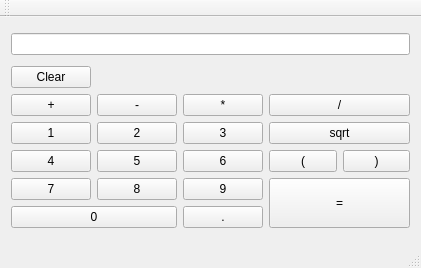
<?xml version="1.0" encoding="UTF-8"?>
<ui version="4.0">
 <class>MainWindow</class>
 <widget class="QMainWindow" name="MainWindow">
  <property name="geometry">
   <rect>
    <x>0</x>
    <y>0</y>
    <width>421</width>
    <height>268</height>
   </rect>
  </property>
  <property name="minimumSize">
   <size>
    <width>421</width>
    <height>0</height>
   </size>
  </property>
  <property name="windowTitle">
   <string>Calculator</string>
  </property>
  <widget class="QWidget" name="centralWidget">
   <layout class="QVBoxLayout" name="verticalLayout">
    <item>
     <widget class="QLineEdit" name="result">
      <property name="sizePolicy">
       <sizepolicy hsizetype="Expanding" vsizetype="Maximum">
        <horstretch>0</horstretch>
        <verstretch>0</verstretch>
       </sizepolicy>
      </property>
      <property name="readOnly">
       <bool>true</bool>
      </property>
     </widget>
    </item>
    <item>
     <layout class="QGridLayout" name="layoutButtons">
      <property name="sizeConstraint">
       <enum>QLayout::SetFixedSize</enum>
      </property>
      <item row="5" column="0" colspan="2">
       <widget class="QPushButton" name="buttonNumber0">
        <property name="sizePolicy">
         <sizepolicy hsizetype="Minimum" vsizetype="Maximum">
          <horstretch>0</horstretch>
          <verstretch>0</verstretch>
         </sizepolicy>
        </property>
        <property name="text">
         <string>0</string>
        </property>
       </widget>
      </item>
      <item row="4" column="3" rowspan="2">
       <widget class="QPushButton" name="buttonResult">
        <property name="sizePolicy">
         <sizepolicy hsizetype="Minimum" vsizetype="Minimum">
          <horstretch>0</horstretch>
          <verstretch>0</verstretch>
         </sizepolicy>
        </property>
        <property name="text">
         <string>=</string>
        </property>
       </widget>
      </item>
      <item row="5" column="2">
       <widget class="QPushButton" name="buttonPoint">
        <property name="sizePolicy">
         <sizepolicy hsizetype="Minimum" vsizetype="Maximum">
          <horstretch>0</horstretch>
          <verstretch>0</verstretch>
         </sizepolicy>
        </property>
        <property name="text">
         <string>.</string>
        </property>
       </widget>
      </item>
      <item row="0" column="0">
       <widget class="QPushButton" name="buttonClear">
        <property name="text">
         <string>Clear</string>
        </property>
       </widget>
      </item>
      <item row="3" column="2">
       <widget class="QPushButton" name="buttonNumber6">
        <property name="sizePolicy">
         <sizepolicy hsizetype="Minimum" vsizetype="Maximum">
          <horstretch>0</horstretch>
          <verstretch>0</verstretch>
         </sizepolicy>
        </property>
        <property name="text">
         <string>6</string>
        </property>
       </widget>
      </item>
      <item row="2" column="0">
       <widget class="QPushButton" name="buttonNumber1">
        <property name="sizePolicy">
         <sizepolicy hsizetype="Minimum" vsizetype="Maximum">
          <horstretch>0</horstretch>
          <verstretch>0</verstretch>
         </sizepolicy>
        </property>
        <property name="text">
         <string>1</string>
        </property>
       </widget>
      </item>
      <item row="2" column="2">
       <widget class="QPushButton" name="buttonNumber3">
        <property name="sizePolicy">
         <sizepolicy hsizetype="Minimum" vsizetype="Maximum">
          <horstretch>0</horstretch>
          <verstretch>0</verstretch>
         </sizepolicy>
        </property>
        <property name="text">
         <string>3</string>
        </property>
       </widget>
      </item>
      <item row="3" column="0">
       <widget class="QPushButton" name="buttonNumber4">
        <property name="sizePolicy">
         <sizepolicy hsizetype="Minimum" vsizetype="Maximum">
          <horstretch>0</horstretch>
          <verstretch>0</verstretch>
         </sizepolicy>
        </property>
        <property name="text">
         <string>4</string>
        </property>
       </widget>
      </item>
      <item row="1" column="2">
       <widget class="QPushButton" name="buttonMultiply">
        <property name="sizePolicy">
         <sizepolicy hsizetype="Minimum" vsizetype="Maximum">
          <horstretch>0</horstretch>
          <verstretch>0</verstretch>
         </sizepolicy>
        </property>
        <property name="text">
         <string>*</string>
        </property>
       </widget>
      </item>
      <item row="3" column="3">
       <layout class="QHBoxLayout" name="layoutBrackets">
        <property name="sizeConstraint">
         <enum>QLayout::SetFixedSize</enum>
        </property>
        <item>
         <widget class="QPushButton" name="buttonOpenBracket">
          <property name="sizePolicy">
           <sizepolicy hsizetype="Maximum" vsizetype="Fixed">
            <horstretch>0</horstretch>
            <verstretch>0</verstretch>
           </sizepolicy>
          </property>
          <property name="text">
           <string>(</string>
          </property>
         </widget>
        </item>
        <item>
         <widget class="QPushButton" name="buttonCloseBracket">
          <property name="sizePolicy">
           <sizepolicy hsizetype="Maximum" vsizetype="Fixed">
            <horstretch>0</horstretch>
            <verstretch>0</verstretch>
           </sizepolicy>
          </property>
          <property name="text">
           <string>)</string>
          </property>
         </widget>
        </item>
       </layout>
      </item>
      <item row="2" column="3">
       <widget class="QPushButton" name="buttonSqrt">
        <property name="sizePolicy">
         <sizepolicy hsizetype="Minimum" vsizetype="Maximum">
          <horstretch>0</horstretch>
          <verstretch>0</verstretch>
         </sizepolicy>
        </property>
        <property name="text">
         <string>sqrt</string>
        </property>
       </widget>
      </item>
      <item row="4" column="1">
       <widget class="QPushButton" name="buttonNumber8">
        <property name="sizePolicy">
         <sizepolicy hsizetype="Minimum" vsizetype="Maximum">
          <horstretch>0</horstretch>
          <verstretch>0</verstretch>
         </sizepolicy>
        </property>
        <property name="text">
         <string>8</string>
        </property>
       </widget>
      </item>
      <item row="4" column="0">
       <widget class="QPushButton" name="buttonNumber7">
        <property name="sizePolicy">
         <sizepolicy hsizetype="Minimum" vsizetype="Maximum">
          <horstretch>0</horstretch>
          <verstretch>0</verstretch>
         </sizepolicy>
        </property>
        <property name="text">
         <string>7</string>
        </property>
       </widget>
      </item>
      <item row="1" column="3">
       <widget class="QPushButton" name="buttonDivide">
        <property name="sizePolicy">
         <sizepolicy hsizetype="Minimum" vsizetype="Maximum">
          <horstretch>0</horstretch>
          <verstretch>0</verstretch>
         </sizepolicy>
        </property>
        <property name="text">
         <string>/</string>
        </property>
       </widget>
      </item>
      <item row="1" column="0">
       <widget class="QPushButton" name="buttonAdd">
        <property name="sizePolicy">
         <sizepolicy hsizetype="Minimum" vsizetype="Maximum">
          <horstretch>0</horstretch>
          <verstretch>0</verstretch>
         </sizepolicy>
        </property>
        <property name="text">
         <string>+</string>
        </property>
       </widget>
      </item>
      <item row="3" column="1">
       <widget class="QPushButton" name="buttonNumber5">
        <property name="sizePolicy">
         <sizepolicy hsizetype="Minimum" vsizetype="Maximum">
          <horstretch>0</horstretch>
          <verstretch>0</verstretch>
         </sizepolicy>
        </property>
        <property name="text">
         <string>5</string>
        </property>
       </widget>
      </item>
      <item row="2" column="1">
       <widget class="QPushButton" name="buttonNumber2">
        <property name="sizePolicy">
         <sizepolicy hsizetype="Minimum" vsizetype="Maximum">
          <horstretch>0</horstretch>
          <verstretch>0</verstretch>
         </sizepolicy>
        </property>
        <property name="text">
         <string>2</string>
        </property>
       </widget>
      </item>
      <item row="4" column="2">
       <widget class="QPushButton" name="buttonNumber9">
        <property name="sizePolicy">
         <sizepolicy hsizetype="Minimum" vsizetype="Maximum">
          <horstretch>0</horstretch>
          <verstretch>0</verstretch>
         </sizepolicy>
        </property>
        <property name="text">
         <string>9</string>
        </property>
       </widget>
      </item>
      <item row="1" column="1">
       <widget class="QPushButton" name="buttonSubtract">
        <property name="sizePolicy">
         <sizepolicy hsizetype="Minimum" vsizetype="Maximum">
          <horstretch>0</horstretch>
          <verstretch>0</verstretch>
         </sizepolicy>
        </property>
        <property name="text">
         <string>-</string>
        </property>
       </widget>
      </item>
     </layout>
    </item>
   </layout>
  </widget>
  <widget class="QMenuBar" name="menuBar">
   <property name="geometry">
    <rect>
     <x>0</x>
     <y>0</y>
     <width>421</width>
     <height>21</height>
    </rect>
   </property>
  </widget>
  <widget class="QToolBar" name="mainToolBar">
   <attribute name="toolBarArea">
    <enum>TopToolBarArea</enum>
   </attribute>
   <attribute name="toolBarBreak">
    <bool>false</bool>
   </attribute>
  </widget>
  <widget class="QStatusBar" name="statusBar"/>
 </widget>
 <layoutdefault spacing="6" margin="11"/>
 <resources/>
 <connections/>
</ui>
